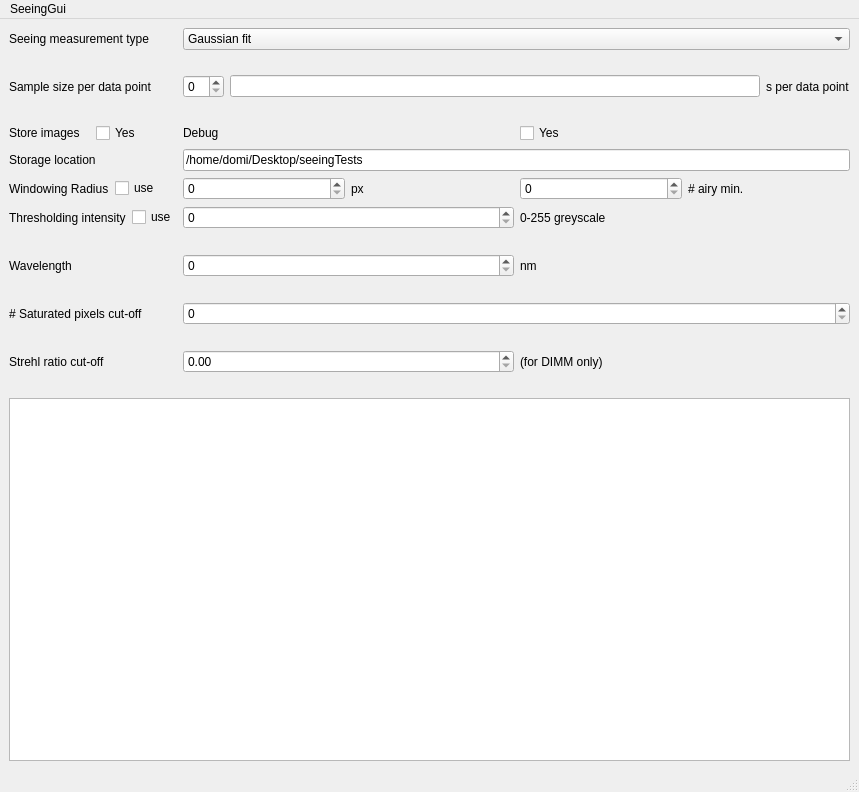
<?xml version="1.0" encoding="UTF-8"?>
<ui version="4.0">
 <class>SeeingGui</class>
 <widget class="QMainWindow" name="SeeingGui">
  <property name="geometry">
   <rect>
    <x>0</x>
    <y>0</y>
    <width>859</width>
    <height>792</height>
   </rect>
  </property>
  <property name="sizePolicy">
   <sizepolicy hsizetype="Preferred" vsizetype="Preferred">
    <horstretch>0</horstretch>
    <verstretch>0</verstretch>
   </sizepolicy>
  </property>
  <property name="windowTitle">
   <string>MainWindow</string>
  </property>
  <widget class="QWidget" name="centralwidget">
   <layout class="QGridLayout" name="gridLayout" rowstretch="0,0" columnstretch="0">
    <item row="0" column="0">
     <layout class="QGridLayout" name="gridLayout_config">
      <property name="sizeConstraint">
       <enum>QLayout::SetMinimumSize</enum>
      </property>
      <item row="6" column="2">
       <layout class="QHBoxLayout" name="horizontalLayout_7">
        <item>
         <widget class="QSpinBox" name="SB_wavelength"/>
        </item>
        <item>
         <widget class="QLabel" name="Label_nanometer">
          <property name="text">
           <string>nm</string>
          </property>
         </widget>
        </item>
       </layout>
      </item>
      <item row="0" column="2">
       <widget class="QComboBox" name="ComboB_MeasurementType">
        <item>
         <property name="text">
          <string>Gaussian fit</string>
         </property>
        </item>
        <item>
         <property name="text">
          <string>DIMM</string>
         </property>
        </item>
       </widget>
      </item>
      <item row="4" column="0">
       <layout class="QHBoxLayout" name="horizontalLayout_11">
        <item>
         <widget class="QLabel" name="Label_WindowingRadius">
          <property name="text">
           <string>Windowing Radius</string>
          </property>
         </widget>
        </item>
        <item>
         <widget class="QCheckBox" name="checkB_useWindow">
          <property name="text">
           <string>use</string>
          </property>
         </widget>
        </item>
       </layout>
      </item>
      <item row="2" column="2">
       <layout class="QHBoxLayout" name="horizontalLayout_2">
        <item>
         <widget class="QLabel" name="Label_Debug">
          <property name="text">
           <string>Debug</string>
          </property>
         </widget>
        </item>
        <item>
         <widget class="QCheckBox" name="CheckB_Debug">
          <property name="text">
           <string>Yes</string>
          </property>
         </widget>
        </item>
       </layout>
      </item>
      <item row="5" column="2">
       <layout class="QHBoxLayout" name="horizontalLayout_4">
        <item>
         <widget class="QSpinBox" name="SB_Threshold"/>
        </item>
        <item>
         <widget class="QLabel" name="label_grayscale">
          <property name="text">
           <string>0-255 greyscale</string>
          </property>
         </widget>
        </item>
       </layout>
      </item>
      <item row="1" column="2">
       <layout class="QHBoxLayout" name="horizontalLayout_6">
        <item>
         <widget class="QSpinBox" name="SB_SampleSize"/>
        </item>
        <item>
         <widget class="QLineEdit" name="LE_SecPerDataPoint"/>
        </item>
        <item>
         <widget class="QLabel" name="Label_SecPerDataPoint">
          <property name="text">
           <string>s per data point</string>
          </property>
         </widget>
        </item>
       </layout>
      </item>
      <item row="4" column="2">
       <layout class="QHBoxLayout" name="horizontalLayout_3">
        <item>
         <widget class="QSpinBox" name="SB_WindowingRadius"/>
        </item>
        <item>
         <widget class="QLabel" name="label">
          <property name="text">
           <string>px</string>
          </property>
         </widget>
        </item>
        <item>
         <widget class="QSpinBox" name="SB_airyMin"/>
        </item>
        <item>
         <widget class="QLabel" name="label_airymin">
          <property name="text">
           <string># airy min.</string>
          </property>
         </widget>
        </item>
       </layout>
      </item>
      <item row="8" column="0">
       <widget class="QLabel" name="label_3">
        <property name="text">
         <string>Strehl ratio cut-off</string>
        </property>
       </widget>
      </item>
      <item row="0" column="0">
       <widget class="QLabel" name="Label_SeeingMeasurementType">
        <property name="text">
         <string>Seeing measurement type</string>
        </property>
       </widget>
      </item>
      <item row="6" column="0">
       <widget class="QLabel" name="label_wavelength">
        <property name="text">
         <string>Wavelength</string>
        </property>
       </widget>
      </item>
      <item row="2" column="0">
       <layout class="QHBoxLayout" name="horizontalLayout">
        <item>
         <widget class="QLabel" name="Label_StoreImages">
          <property name="text">
           <string>Store images</string>
          </property>
         </widget>
        </item>
        <item>
         <widget class="QCheckBox" name="CheckB_StoreImages">
          <property name="text">
           <string>Yes</string>
          </property>
         </widget>
        </item>
       </layout>
      </item>
      <item row="7" column="0">
       <widget class="QLabel" name="label_2">
        <property name="text">
         <string># Saturated pixels cut-off</string>
        </property>
       </widget>
      </item>
      <item row="3" column="0">
       <widget class="QLabel" name="Label_StorageLocation">
        <property name="text">
         <string>Storage location</string>
        </property>
       </widget>
      </item>
      <item row="1" column="0">
       <widget class="QLabel" name="Label_SampleSize">
        <property name="text">
         <string>Sample size per data point</string>
        </property>
       </widget>
      </item>
      <item row="3" column="2">
       <widget class="QLineEdit" name="LE_DirectoryPath">
        <property name="text">
         <string>/home/domi/Desktop/seeingTests</string>
        </property>
       </widget>
      </item>
      <item row="7" column="2">
       <widget class="QSpinBox" name="SB_saturationCutOff"/>
      </item>
      <item row="5" column="0">
       <layout class="QHBoxLayout" name="horizontalLayout_12">
        <item>
         <widget class="QLabel" name="Label_WindowingRadius_2">
          <property name="text">
           <string>Thresholding intensity</string>
          </property>
         </widget>
        </item>
        <item>
         <widget class="QCheckBox" name="checkB_useThreshold">
          <property name="text">
           <string>use</string>
          </property>
         </widget>
        </item>
       </layout>
      </item>
      <item row="8" column="2">
       <layout class="QHBoxLayout" name="horizontalLayout_5">
        <item>
         <widget class="QDoubleSpinBox" name="doubleSpinBox"/>
        </item>
        <item>
         <widget class="QLabel" name="label_4">
          <property name="text">
           <string>(for DIMM only)</string>
          </property>
         </widget>
        </item>
       </layout>
      </item>
     </layout>
    </item>
    <item row="1" column="0">
     <widget class="QTextEdit" name="TE_logSeeing">
      <property name="sizePolicy">
       <sizepolicy hsizetype="Preferred" vsizetype="Preferred">
        <horstretch>0</horstretch>
        <verstretch>0</verstretch>
       </sizepolicy>
      </property>
     </widget>
    </item>
   </layout>
  </widget>
  <widget class="QMenuBar" name="menubar">
   <property name="geometry">
    <rect>
     <x>0</x>
     <y>0</y>
     <width>859</width>
     <height>39</height>
    </rect>
   </property>
   <widget class="QMenu" name="menuSeeingGui">
    <property name="title">
     <string>SeeingGui</string>
    </property>
   </widget>
   <addaction name="menuSeeingGui"/>
  </widget>
  <widget class="QStatusBar" name="statusbar"/>
 </widget>
 <resources/>
 <connections/>
</ui>
